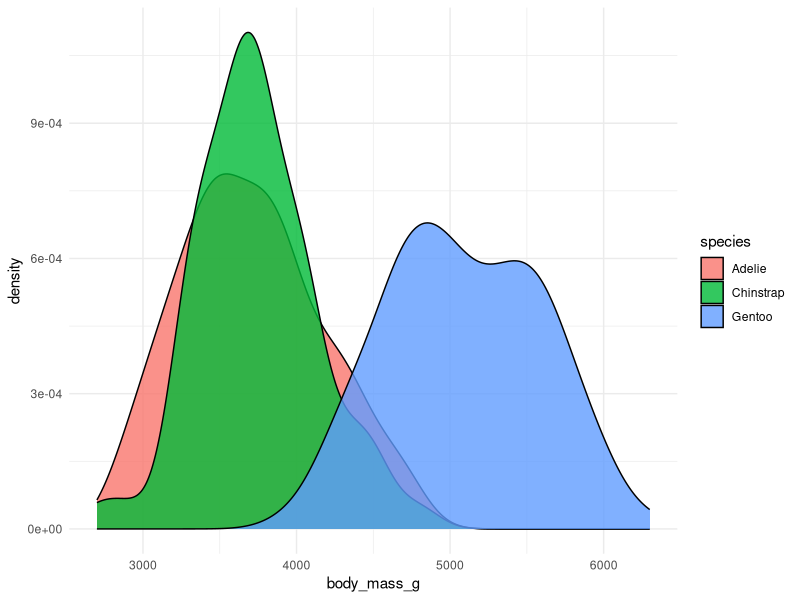
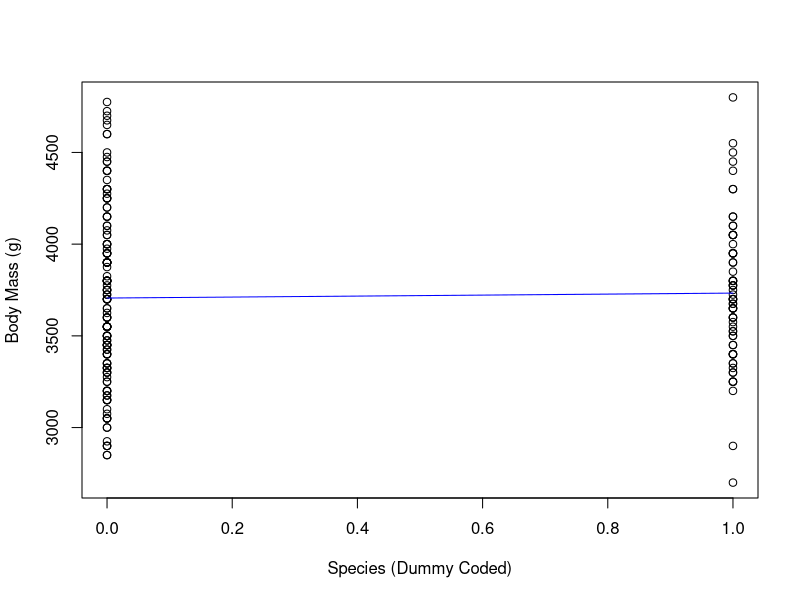
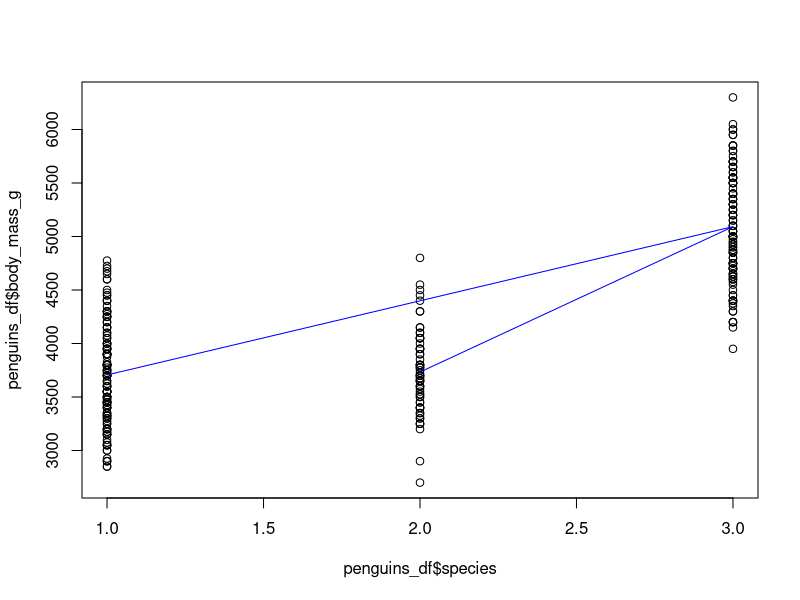
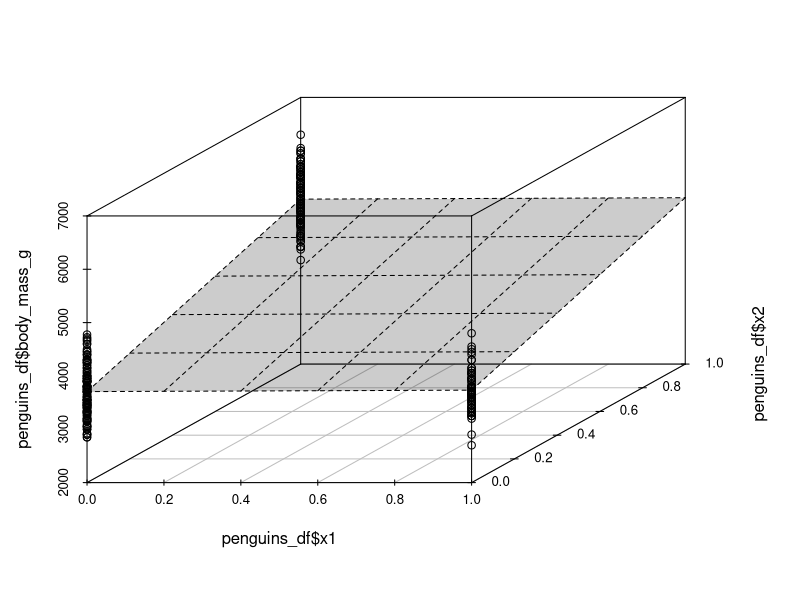

These figures' R source, in order:
## ---- chunk 1
knitr::opts_knit$set(base.dir = "C:/Users/Laagi/Documents/GitHub/lyoganathan.github.io", base.url = "/")
knitr::opts_chunk$set(
  fig.path = "assets/images/regression_hypothesis_testing/",
  echo = TRUE,
  message = FALSE,
  warning = FALSE,
  dev.args=list(bg = "transparent")
)
## ---- chunk 2
library(palmerpenguins)
library(ggplot2)
library(scatterplot3d)
library(knitr)

kable(penguins[sample(nrow(penguins),10),])
## ---- chunk 3
# Remove NAs
penguins_df = na.omit(penguins)

# Histogram, position='identity' makes sure its not stacked
#ggplot(penguins_df, aes(x=body_mass_g, fill=species, color=species)) + geom_histogram(alpha=0.4, position='identity')

# Density plot:
ggplot(penguins_df, aes(x=body_mass_g, fill=species)) + geom_density(alpha=0.8) + theme_minimal()
## ---- chunk 4
# Mean body mass for each species
aggregate(body_mass_g ~ species, penguins_df, mean)

# Number of data points for each species
aggregate(body_mass_g ~ species, penguins_df, length)
## ---- chunk 5
# Here we keep rows that contain Adelie or Chinstrap and only keep species and body_mass_g column
test_df = penguins_df[penguins_df$species %in% c('Adelie','Chinstrap'), c("species","body_mass_g")]

# Create factors again to remove unused factor level:
test_df$species = factor(test_df$species)

# Difference between means:
diff(by(test_df$body_mass_g, test_df$species, mean))
## ---- chunk 6
two_lvl_model = lm(body_mass_g ~ species, data = test_df)
summary(two_lvl_model)
## ---- chunk 7
# Manually create dummy variables:
test_df$x = ifelse(test_df$species == 'Chinstrap',1,0)
## ---- chunk 8
two_lvl_dummy = lm(body_mass_g ~ x, data = test_df)
summary(two_lvl_dummy)
## ---- chunk 9
plot.default(x=test_df$x, y=test_df$body_mass_g,xlab = "Species (Dummy Coded)", ylab = "Body Mass (g)")
lines(test_df$x, predict(two_lvl_model),col='blue')
## ---- chunk 10
# If you set var.equal = T it will give the same t-value & p-value as the regression
t.test(test_df$body_mass_g ~ test_df$species, var.equal = T)
## ---- chunk 11
# Variacne estimator of coefficients from linear model that meets assumptions:
# In this case Xs are just 0 or 1, Y is the body mass for respective species

var1 = var(test_df$body_mass_g[test_df$species == "Chinstrap"])
var2 = var(test_df$body_mass_g[test_df$species == "Adelie"])

n1 = length(test_df$body_mass_g[test_df$species == "Chinstrap"])
n2 = length(test_df$body_mass_g[test_df$species == "Adelie"])

# Pooled variance: 
var_pool = ( (n1-1)*var1 + (n2-1) * var2) / (n1+n2-2)

# Pooled standard error:
se_pool = sqrt( var_pool * (1/n1 + 1/n2) )

# Difference between group means:
mean_diff = diff(by(test_df$body_mass_g, test_df$species, mean))

# t-value: 
t_val = mean_diff/se_pool

# p-value from t-distribution (Negative our t-value to match output from t.test):
p_val = 2*pt(-t_val,213)
## ---- chunk 12
cat(sprintf("se_pool = %f
mean_diff = %f
t_val = %f
p_val = %f", se_pool,mean_diff,t_val,p_val))
## ---- chunk 13
# Value of slope:
slope = two_lvl_model$coefficients[2]

# SE of the slope:
slope_se = sqrt(sum((two_lvl_model$residuals - mean(two_lvl_model$residuals))^2) / 
       (length( two_lvl_model$residuals) - 2)) / 
  sqrt(sum( (test_df$x - mean(test_df$x) )^2 ))

## ---- chunk 14
cat(sprintf("slope = %f
slope_se = %f", slope,slope_se))
## ---- chunk 15
three_lvl_model = lm(body_mass_g ~ species, data = penguins_df)
summary(three_lvl_model)
## ---- chunk 16
three_lvl_aov = aov(body_mass_g ~ species, data = penguins_df)
TukeyHSD(three_lvl_aov)
## ---- chunk 17
plot.default(x=penguins_df$species,y=penguins_df$body_mass_g)
lines(penguins_df$species, predict(three_lvl_model),col='blue')
## ---- chunk 18
# Manually create dummy variables:
penguins_df$x1 = ifelse(penguins_df$species == 'Chinstrap',1,0)
penguins_df$x2 = ifelse(penguins_df$species == 'Gentoo',1,0)

kable(penguins_df[sample(nrow(penguins),10),])
## ---- chunk 19
# Double check that this is the same as the model we did before
three_lvl_dummy = lm(body_mass_g ~ x1+x2, data = penguins_df)
summary(three_lvl_dummy)
## ---- chunk 20
s3d = scatterplot3d(z=penguins_df$body_mass_g, x=penguins_df$x1, y=penguins_df$x2)
s3d$plane3d(three_lvl_dummy,draw_polygon = TRUE)
